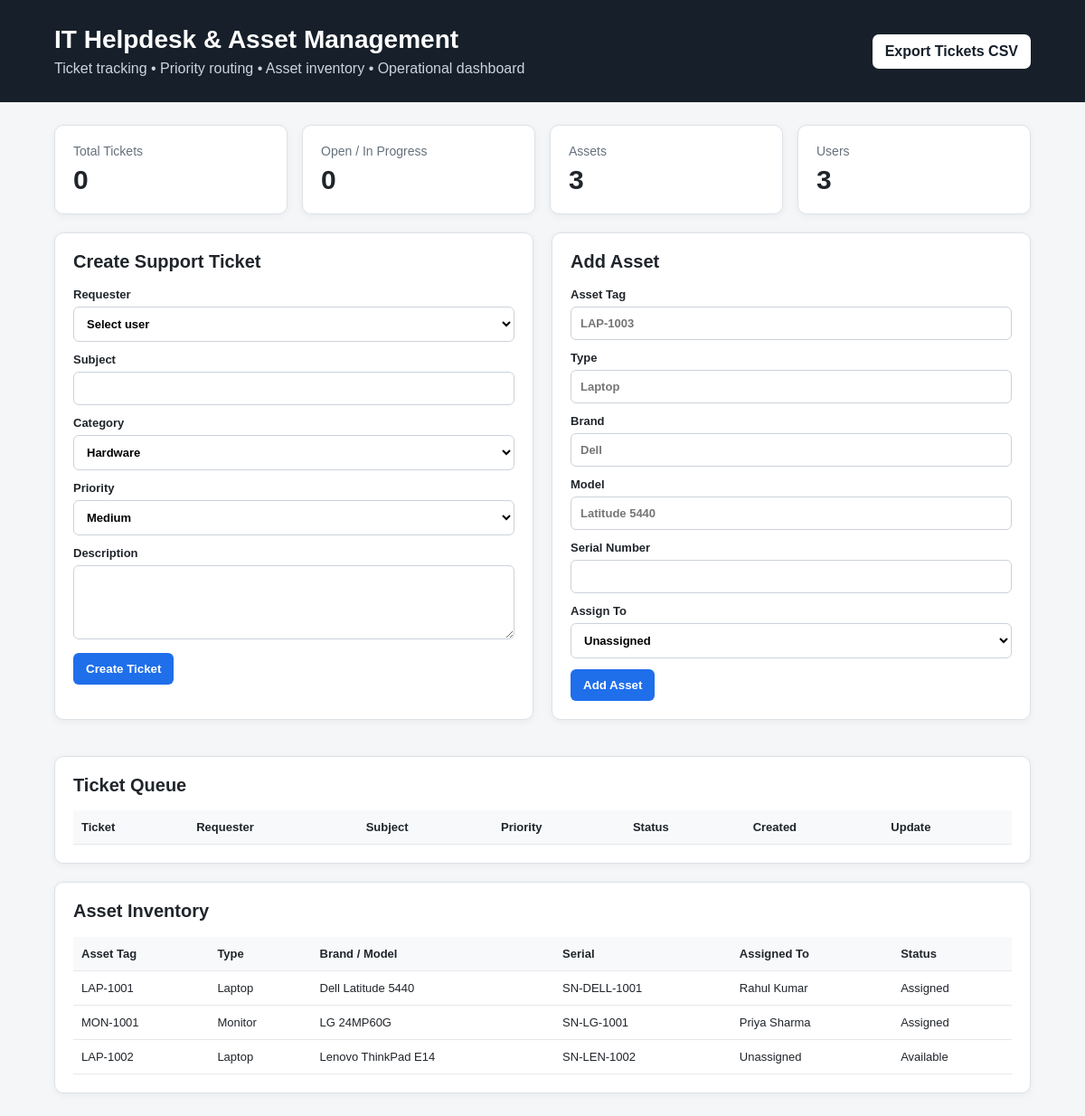
The page / on the database its author committed.
### tables this page shows
CREATE TABLE IF NOT EXISTS assets (
    id INT AUTO_INCREMENT PRIMARY KEY,
    asset_tag VARCHAR(50) NOT NULL UNIQUE,
    asset_type VARCHAR(50) NOT NULL,
    brand VARCHAR(80),
    model VARCHAR(100),
    serial_number VARCHAR(100) UNIQUE,
    assigned_to INT NULL,
    status ENUM('Available','Assigned','Repair','Retired') DEFAULT 'Available',
    purchase_date DATE NULL,
    created_at TIMESTAMP DEFAULT CURRENT_TIMESTAMP,
    FOREIGN KEY (assigned_to) REFERENCES users(id) ON DELETE SET NULL
);

CREATE TABLE IF NOT EXISTS users (
    id INT AUTO_INCREMENT PRIMARY KEY,
    name VARCHAR(100) NOT NULL,
    email VARCHAR(150) NOT NULL UNIQUE,
    department VARCHAR(100) NOT NULL,
    created_at TIMESTAMP DEFAULT CURRENT_TIMESTAMP
);

### index.php (the view, shortened to what this page needs)
<?php
require_once "config.php";
$ticketCount = (int)$pdo->query("SELECT COUNT(*) FROM tickets")->fetchColumn();
$openCount = (int)$pdo->query("SELECT COUNT(*) FROM tickets WHERE status IN ('Open','In Progress')")->fetchColumn();
$assetCount = (int)$pdo->query("SELECT COUNT(*) FROM assets")->fetchColumn();
$userCount = (int)$pdo->query("SELECT COUNT(*) FROM users")->fetchColumn();
$assets = $pdo->query("
    SELECT a.*, u.name AS assigned_name
    FROM assets a
    LEFT JOIN users u ON u.id=a.assigned_to
    ORDER BY a.created_at DESC LIMIT 50
")->fetchAll();
?>
<!DOCTYPE html>
<html lang="en">
<head>
<link rel="stylesheet" href="style.css">
</head>
<body>
<header>
  <div>
    <h1>IT Helpdesk & Asset Management</h1>
    <p>Ticket tracking • Priority routing • Asset inventory • Operational dashboard</p>
  </div>
  <a class="export" href="api.php?action=export_tickets">Export Tickets CSV</a>
</header>
<main>
<section class="cards">
  <div class="card"><span>Total Tickets</span><strong><?= $ticketCount ?></strong></div>
  <div class="card"><span>Open / In Progress</span><strong><?= $openCount ?></strong></div>
  <div class="card"><span>Assets</span><strong><?= $assetCount ?></strong></div>
  <div class="card"><span>Users</span><strong><?= $userCount ?></strong></div>
</section>
<section class="grid">
<div class="panel">
<h2>Create Support Ticket</h2>
<form action="api.php" method="post">
<label>Requester
<select name="user_id" required>
<option value="">Select user</option>
</select></label>
<label>Subject<input name="subject" maxlength="200" required></label>
<label>Category
<select name="category" required>
<option>Hardware</option><option>Software</option><option>Network</option>
</select></label>
<label>Priority
<select name="priority"><option>Low</option><option selected>Medium</option><option>High</option><option>Critical</option></select>
</label>
<label>Description<textarea name="description" rows="4" required></textarea></label>
<button type="submit">Create Ticket</button>
</form>
</div>
<div class="panel">
<h2>Add Asset</h2>
<form action="api.php" method="post">
<label>Asset Tag<input name="asset_tag" placeholder="LAP-1003" required></label>
<label>Type<input name="asset_type" placeholder="Laptop" required></label>
<label>Brand<input name="brand" placeholder="Dell"></label>
<label>Model<input name="model" placeholder="Latitude 5440"></label>
<label>Serial Number<input name="serial_number"></label>
<label>Assign To
<select name="assigned_to"><option value="">Unassigned</option>
</select></label>
<button type="submit">Add Asset</button>
</form>
</div>
</section>
<section class="panel">
<h2>Ticket Queue</h2>
<div class="table-wrap"><table>
<thead><tr><th>Ticket</th><th>Requester</th><th>Subject</th><th>Priority</th><th>Status</th><th>Created</th><th>Update</th></tr></thead>
</table></div>
</section>
<section class="panel">
<h2>Asset Inventory</h2>
<div class="table-wrap"><table>
<thead><tr><th>Asset Tag</th><th>Type</th><th>Brand / Model</th><th>Serial</th><th>Assigned To</th><th>Status</th></tr></thead>
<tbody>
<?php foreach($assets as $a): ?>
<tr>
<td><?= htmlspecialchars($a['asset_tag']) ?></td>
<td><?= htmlspecialchars($a['asset_type']) ?></td>
<td><?= htmlspecialchars(trim(($a['brand']??'').' '.($a['model']??''))) ?></td>
<td><?= htmlspecialchars($a['serial_number'] ?? '') ?></td>
<td><?= htmlspecialchars($a['assigned_name'] ?? 'Unassigned') ?></td>
<td><?= htmlspecialchars($a['status']) ?></td>
</tr>
<?php endforeach; ?>
</tbody></table></div>
</section>
</main>
</body>
</html>

### style.css (style rules this page uses)
* { box-sizing:border-box }
body { margin:0;font-family:Arial,sans-serif;background:#f4f6f8;color:#20252b }
header { background:#17202a;color:#fff;padding:28px 5%;display:flex;justify-content:space-between;align-items:center;gap:20px }
h1 { margin:0 0 7px;font-size:28px }
header p { margin:0;color:#cbd5df }
.export { background:#fff;color:#17202a;text-decoration:none;padding:10px 14px;border-radius:7px;font-weight:700 }
main { width:90%;max-width:1300px;margin:25px auto }
.cards { display:grid;grid-template-columns:repeat(4,1fr);gap:16px;margin-bottom:20px }
.card,.panel { background:#fff;border:1px solid #dde2e7;border-radius:10px;box-shadow:0 2px 8px #0000000d }
.card { padding:20px }
.card span { display:block;color:#66717c;font-size:14px }
.card strong { font-size:30px;display:block;margin-top:7px }
.grid { display:grid;grid-template-columns:1fr 1fr;gap:20px;margin-bottom:20px }
.panel { padding:20px;margin-bottom:20px }
h2 { margin-top:0;font-size:20px }
label { display:block;font-weight:700;font-size:13px;margin:12px 0 }
input,select,textarea { width:100%;margin-top:6px;padding:10px;border:1px solid #cbd2d9;border-radius:6px;font:inherit;background:#fff }
button { border:0;border-radius:6px;padding:10px 14px;background:#1f6feb;color:#fff;font-weight:700;cursor:pointer }
table { width:100%;border-collapse:collapse;font-size:13px }
th,td { text-align:left;padding:11px 9px;border-bottom:1px solid #e5e8eb;vertical-align:top }
th { background:#f8f9fa }
.table-wrap { overflow:auto }

### rows shown on the page
assets: asset_tag "LAP-1001", asset_type "Laptop", brand+model "Dell Latitude 5440", serial_number "SN-DELL-1001", assigned_to.name "Rahul Kumar", status "Assigned"
assets: asset_tag "MON-1001", asset_type "Monitor", brand+model "LG 24MP60G", serial_number "SN-LG-1001", assigned_to.name "Priya Sharma", status "Assigned"
assets: asset_tag "LAP-1002", asset_type "Laptop", brand+model "Lenovo ThinkPad E14", serial_number "SN-LEN-1002", assigned_name "Unassigned", status "Available"

### other values the page prints
$ticketCount "0"
$openCount "0"
$assetCount "3"
$userCount "3"
